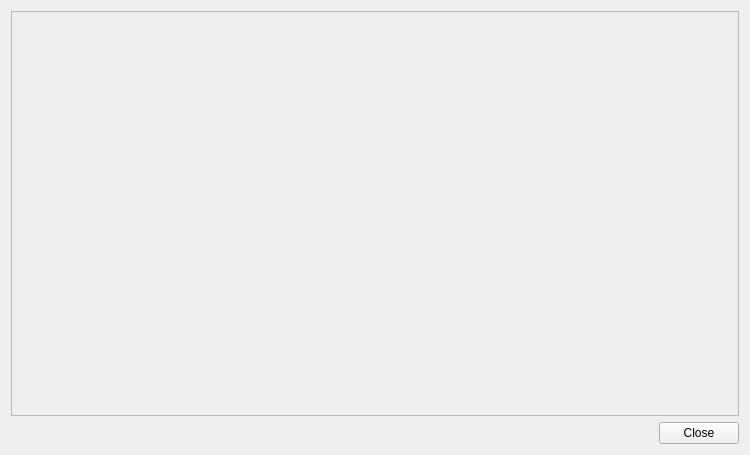
<?xml version="1.0" encoding="UTF-8"?>
<ui version="4.0">
 <class>Form</class>
 <widget class="QWidget" name="Form">
  <property name="geometry">
   <rect>
    <x>0</x>
    <y>0</y>
    <width>750</width>
    <height>455</height>
   </rect>
  </property>
  <property name="windowTitle">
   <string>Form</string>
  </property>
  <layout class="QVBoxLayout" name="verticalLayout_3" stretch="1,0">
   <item>
    <widget class="QScrollArea" name="scrollArea">
     <property name="widgetResizable">
      <bool>true</bool>
     </property>
     <widget class="QWidget" name="scrollAreaWidgetContents">
      <property name="geometry">
       <rect>
        <x>0</x>
        <y>0</y>
        <width>724</width>
        <height>387</height>
       </rect>
      </property>
      <layout class="QVBoxLayout" name="verticalLayout"/>
     </widget>
    </widget>
   </item>
   <item>
    <layout class="QHBoxLayout" name="horizontalLayout">
     <item>
      <spacer name="horizontalSpacer">
       <property name="orientation">
        <enum>Qt::Horizontal</enum>
       </property>
       <property name="sizeHint" stdset="0">
        <size>
         <width>40</width>
         <height>20</height>
        </size>
       </property>
      </spacer>
     </item>
     <item>
      <widget class="QPushButton" name="pushButton">
       <property name="text">
        <string>Close</string>
       </property>
      </widget>
     </item>
    </layout>
   </item>
  </layout>
 </widget>
 <resources/>
 <connections/>
</ui>
